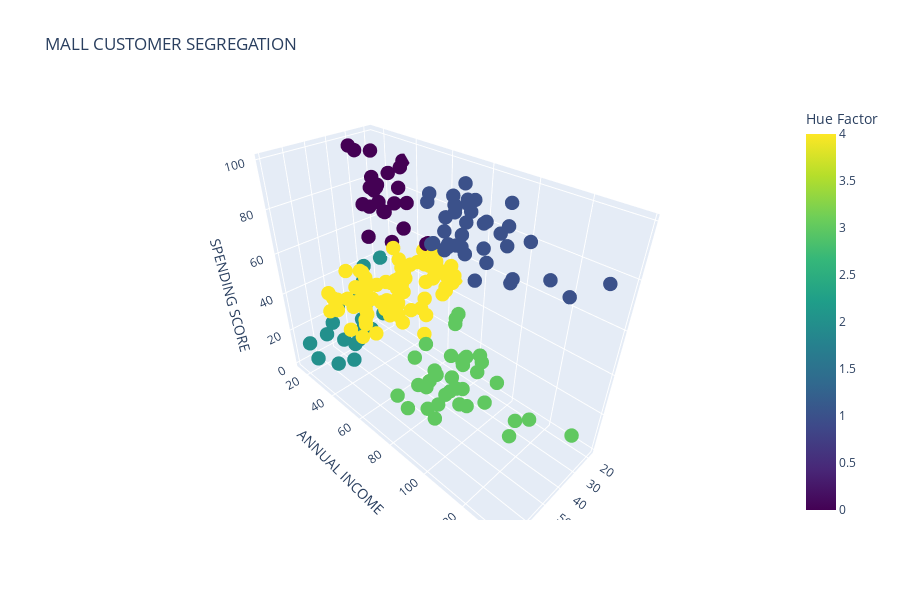

Notebook cell for this chart:
### Code cell
fig = go.Figure(data=[go.Scatter3d(
    x=df['Age'],  # x coordinates
    y=df['Annual Income (k$)'],  # y coordinates
    z=df['Spending Score (1-100)'],  # z coordinates
    mode='markers',  # display points
    marker=dict(
        size=5,
        color=df['prediction_5'],  # set color based on hue factor
        colorscale='Viridis',  # color scale
        opacity=1,
        colorbar=dict(title="Hue Factor")  # colorbar legend for hue factor
    )
)])


fig.update_layout(
    scene=dict(
        xaxis_title='AGE',
        yaxis_title='ANNUAL INCOME',
        zaxis_title='SPENDING SCORE'
    ),
    title="MALL CUSTOMER SEGREGATION 5 segement ",
    height = 600
    # width = 1000
)


fig.show()

### Figure 1 — Plotly figure (JSON) as saved in the notebook; plotly's stock layout.template omitted (floating-point values rounded to 4 significant figures; data arrays with more than 128 entries replaced by an {"elided": "..."} marker saying what was removed)
{"data": [{"marker": {"color": {"elided": "200 int values"}, "colorbar": {"title": {"text": "Hue Factor"}}, "colorscale": [[0, "#440154"], [0.1111, "#482878"], [0.2222, "#3e4989"], [0.3333, "#31688e"], [0.4444, "#26828e"], [0.5556, "#1f9e89"], [0.6667, "#35b779"], [0.7778, "#6ece58"], [0.8889, "#b5de2b"], [1, "#fde725"]], "opacity": 1, "size": 5}, "mode": "markers", "type": "scatter3d", "x": {"elided": "200 int values"}, "y": {"elided": "200 int values"}, "z": {"elided": "200 int values"}}], "layout": {"height": 600, "scene": {"xaxis": {"title": {"text": "AGE"}}, "yaxis": {"title": {"text": "ANNUAL INCOME"}}, "zaxis": {"title": {"text": "SPENDING SCORE"}}}, "title": {"text": "MALL CUSTOMER SEGREGATION"}}}
